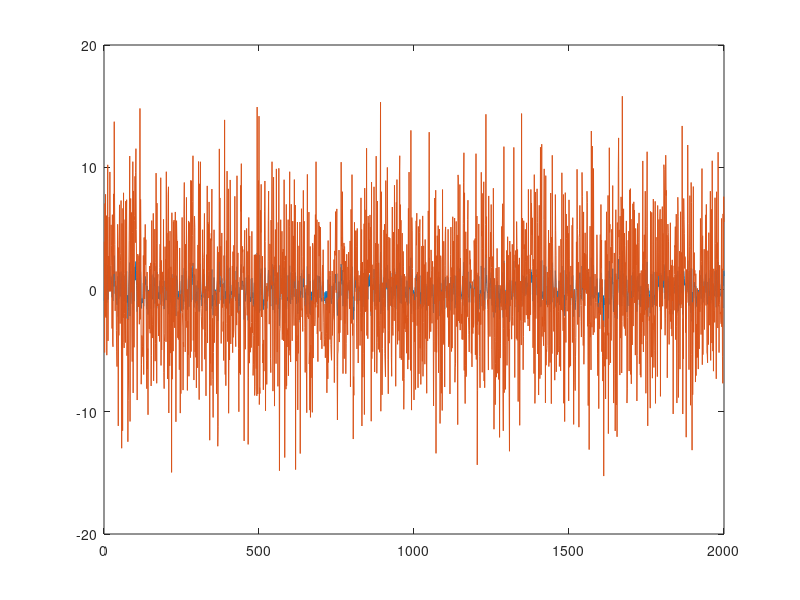

MATLAB code for this plot: (Note: this script raises an error after producing the figure.)

%% Pseudo Transfer entropy and Joint distribution values
clc
clear

N = 2000; l = 5;
x = randn(N,1);
y = [5*randn(l-1,1); 5*x(l:end,1)+0.05*randn(N-l+1,1)];

% x = sin(2*pi*0.01*(1:N))';
% y = sin(2*pi*0.01*(1:N) - 2*pi*0.01*l)';

plot(x); hold all; plot(y)
%%
numSurr = 20;
sx = IAAFT(x,numSurr);
sy = IAAFT(y,numSurr);

%% Joint Entropy
h = 1;
nbins = 10;

p_x_yh = Kernel_Estimator([x(1:N-h),y(h+1:end)],nbins);
JE = p_x_yh.*log(p_x_yh);
JE(isnan(JE))=0;
JE(isinf(JE))=0;

JE_metric(h) = sum(sum(JE));


% JE surrogates
for k=1:numSurr
    p_x_y_surr = Kernel_Estimator([sx(1:N-h,k),sy(h+1:end,k)],nbins);
    JE_surr = p_x_y_surr.*log(p_x_y_surr);
    JE_surr(isnan(JE_surr)) = 0;
    JE_surr(isinf(JE_surr)) = 0;
    
    JE_metric_surr(k) = sum(sum(JE_surr));
end

JE_mu = mean(JE_metric_surr);
JE_std = std(JE_metric_surr);

%
S_je = (JE_metric - JE_mu)/(JE_std);

%% Pseudo TE
p_yh = sum(p_x_yh);
p_x = sum(p_x_yh,2);
TE = p_x_yh.*log((p_x_yh./p_x)./p_yh);
TE(isnan(TE))=0; TE(isinf(TE)) = 0;
TE_metric = sum(sum(TE));

% JE surrogates
for k=1:numSurr
    p_x_y_surr = Kernel_Estimator([sx(1:N-h,k),sy(h+1:end,k)],nbins);
    p_y_surr = sum(p_x_y_surr);
    p_x_surr = sum(p_x_y_surr,2);
    TE_surr = p_x_y_surr.*log((p_x_y_surr./p_x_surr)./p_y_surr);
    TE_surr(isnan(TE_surr)) = 0;
    TE_surr(isinf(TE_surr)) = 0;
    
    TE_metric_surr(k) = sum(sum(TE_surr));
end

TE_mu = mean(TE_metric_surr);
TE_std = std(TE_metric_surr);

%
S_te = (TE_metric - TE_mu)/(TE_std);

%% Joint entropy for different values of h
subplot(2,1,1)
for h = 1:10
p_x_yh = Kernel_Estimator([x(1:N-h,1),y(h+1:end,1)],nbins);
JE = p_x_yh.*log(p_x_yh);
JE(isnan(JE))=0;
JE(isinf(JE))=0;

JE_metric_h(h) = sum(JE(:));
end

plot(1:h,JE_metric_h,'LineWidth',1.5)